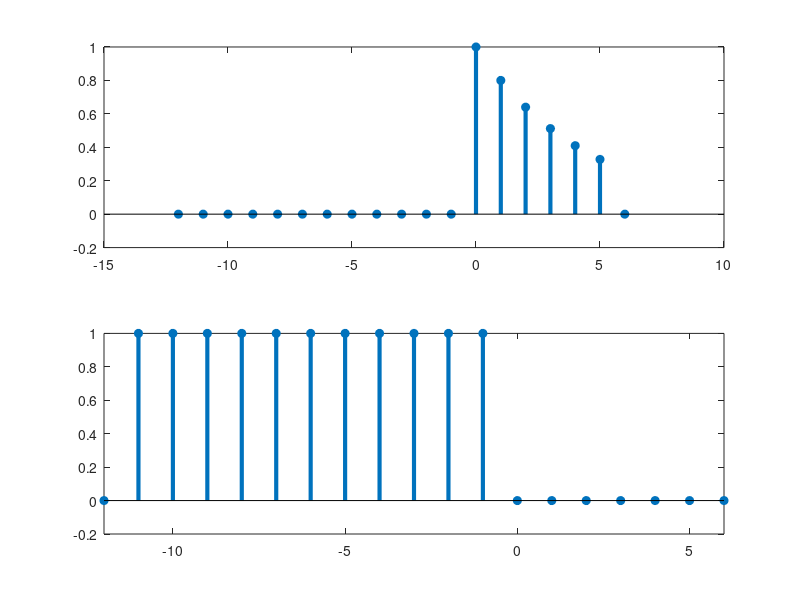

Recreate this plot in MATLAB.

n=-12:6;
escalon = @(n) n>=0;
x = (4/5).^n.*(escalon(n)-escalon(n-6));
subplot(211)
stem(n,x,'filled','LineWidth',3)
ylim([-.2 1])

subplot(212)
h = zeros(1,33);
n=-12:20;
h = escalon(n+11)-escalon(n);
stem(n,h,'filled','LineWidth',3)
xlim([-12 6]);
ylim([-.2 1])